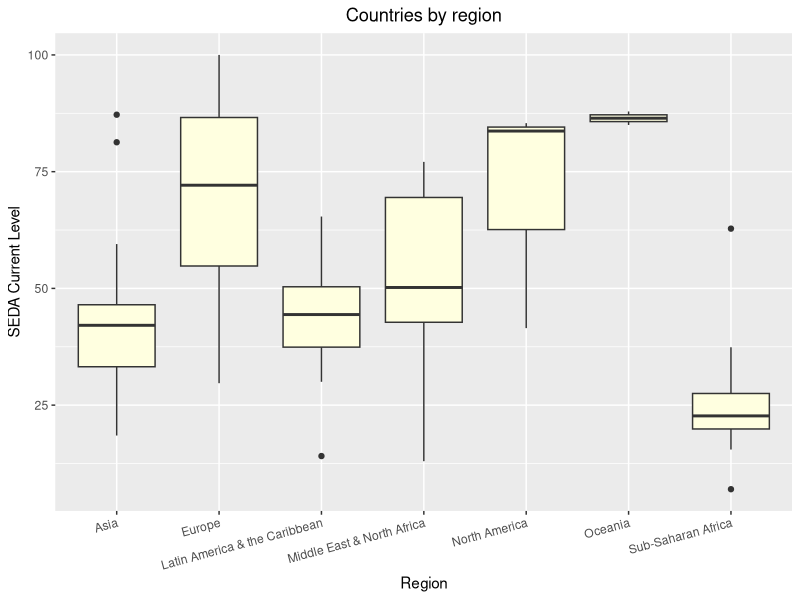
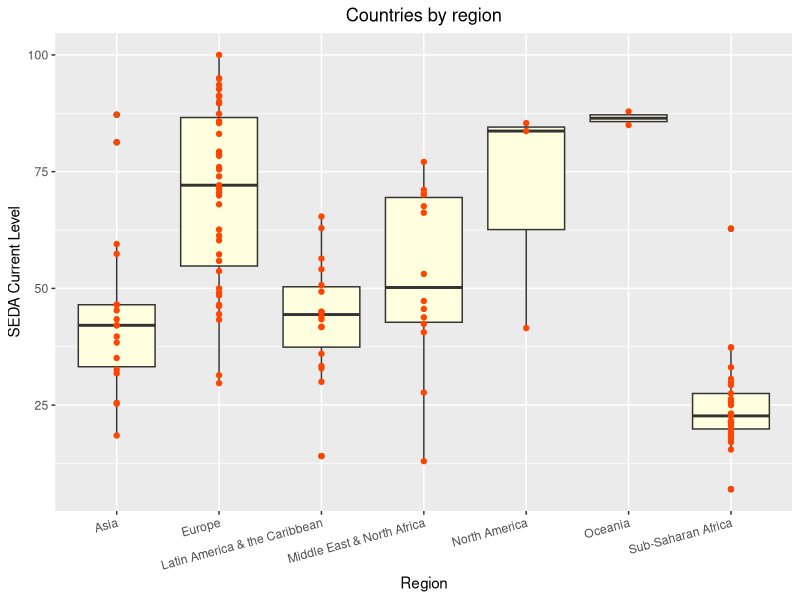
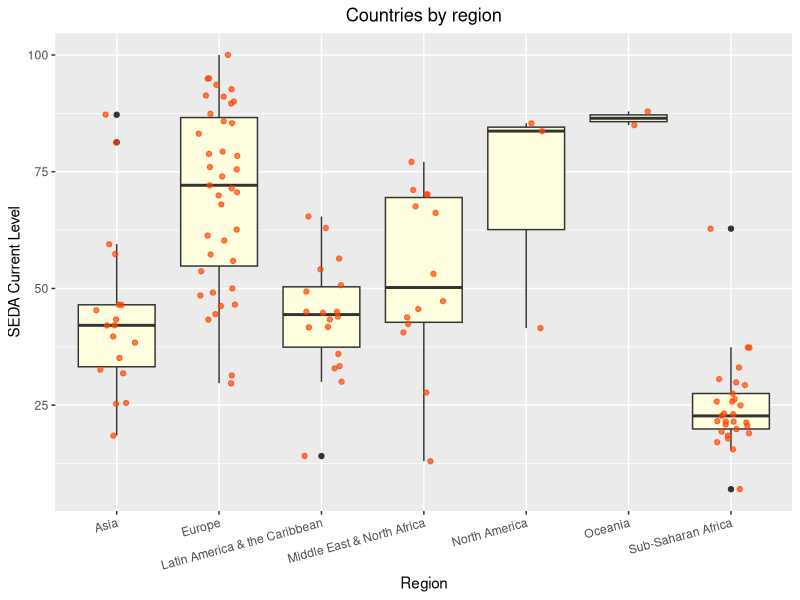

The R source for these figures, in order:
## ---- chunk 1
knitr::opts_chunk$set(echo = TRUE)

library(conflicted)  
conflict_prefer("filter", "dplyr")
library(tidyverse)
## ---- chunk 2
econData <- read_csv("Lec3Data-Ex2.csv")

plt <- ggplot(econData, aes(x = Region, y = SEDA.Current.level)) + 
  ggtitle("Countries by region") +
  labs(y = "SEDA Current Level") +
  theme(plot.title = element_text(hjust = 0.5), axis.text.x = element_text(angle = 15, hjust = 1))
plt + geom_boxplot(fill = "lightyellow")
## ---- chunk 3
plt + geom_boxplot(fill = "lightyellow") + geom_point(color = "orangered")
## ---- chunk 4
plt + geom_boxplot(fill = "lightyellow") + geom_jitter(color = "orangered", width = 0.2, alpha = 0.7)
